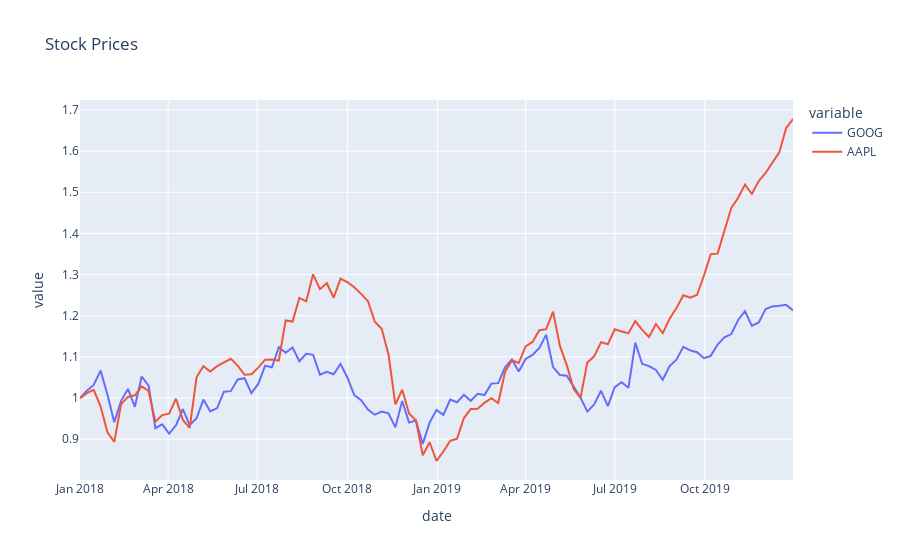

Notebook code cell kept with this figure:
### Markdown cell above
#### Line Plot

### Code cell
df_stocks = px.data.stocks()
fig = px.line(df_stocks, x='date', y=['GOOG', 'AAPL'], title='Stock Prices')
fig.show()
